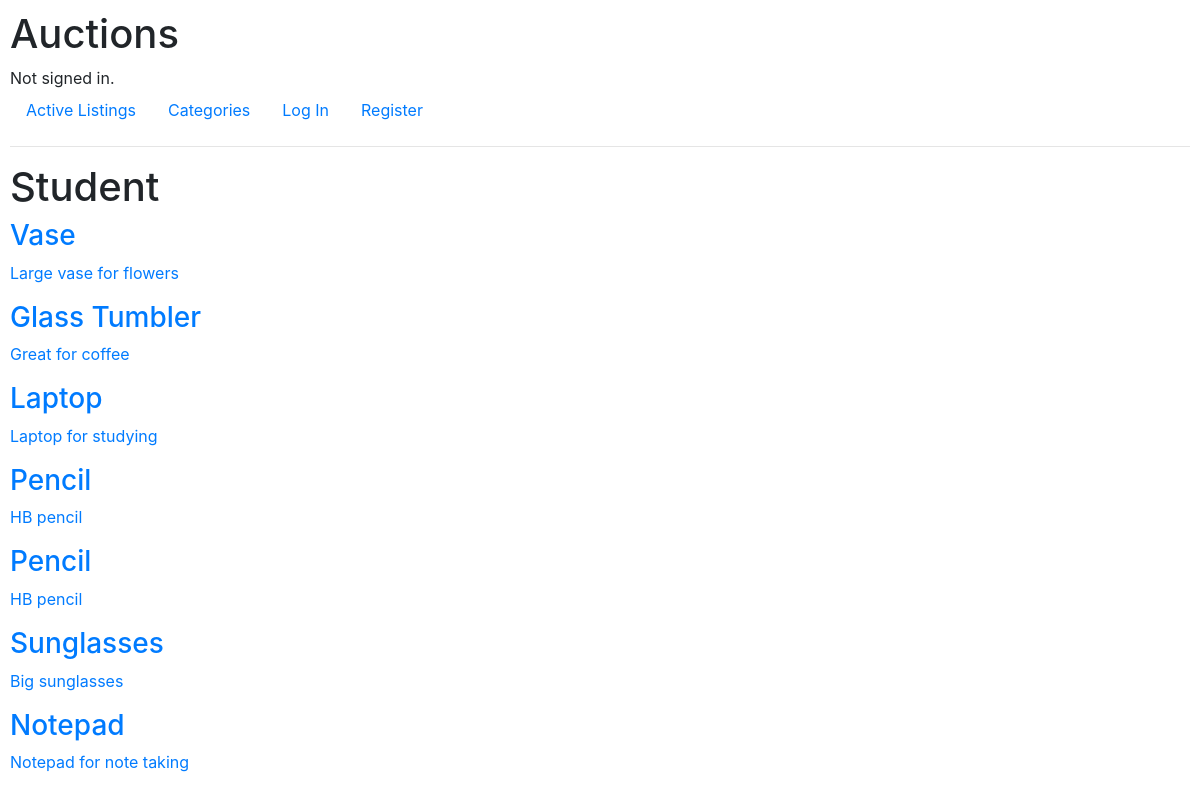
/view_category/3, run on an earlier commit of the app's database.
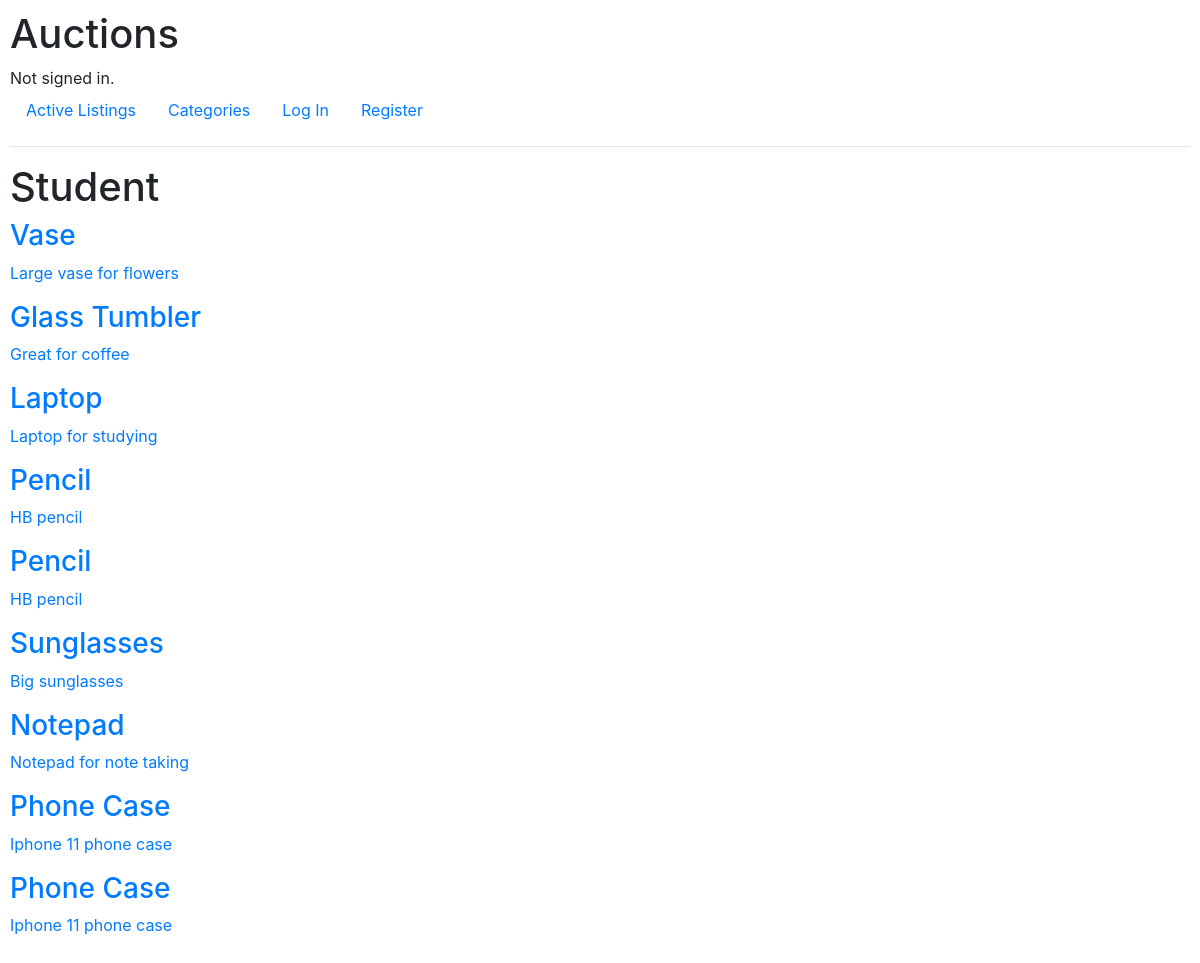
And on a later commit of the database.
### auctions/models.py (models this page shows, shortened)
class Listing(models.Model):
    title = models.TextField()
    description = models.TextField()
    categories = models.ForeignKey('Category', related_name='listings', on_delete=models.CASCADE)
    price = models.DecimalField(max_digits=1000, decimal_places=2)
    user = models.ForeignKey(User, related_name='listings', on_delete=models.CASCADE)
    image = models.TextField(blank=True)

### auctions/views.py (the view)
# urls.py: path("view_category/<int:category_id>", views.view_category, name="view_category")
def view_category(request, category_id):
    category = Category.objects.get(id=category_id)
    listings = category.listings.all()
    return render(request, "auctions/view_category.html", {
        "category": category,
        "listings": listings
    })

### auctions/models.py (called while the page is built)
    def __str__(self):
        return f"{self.title}"

### auctions/templates/auctions/view_category.html
{% extends "auctions/layout.html" %}
{% block body %}
  <h1>{{ category }}</h1>
  {% for listing in listings %}
    <a href="{% url 'view_listing' listing.id %}">
      <div>
        <h3>{{ listing.title }}</h3>
        <p>{{ listing.description }}</p>
      </div>
    </a>
  {% endfor %}
{% endblock %}

What changed in the data, as far as the page shows it:
added Listing: title "Phone Case", description "Iphone 11 phone case"
added Listing: title "Phone Case", description "Iphone 11 phone case"
